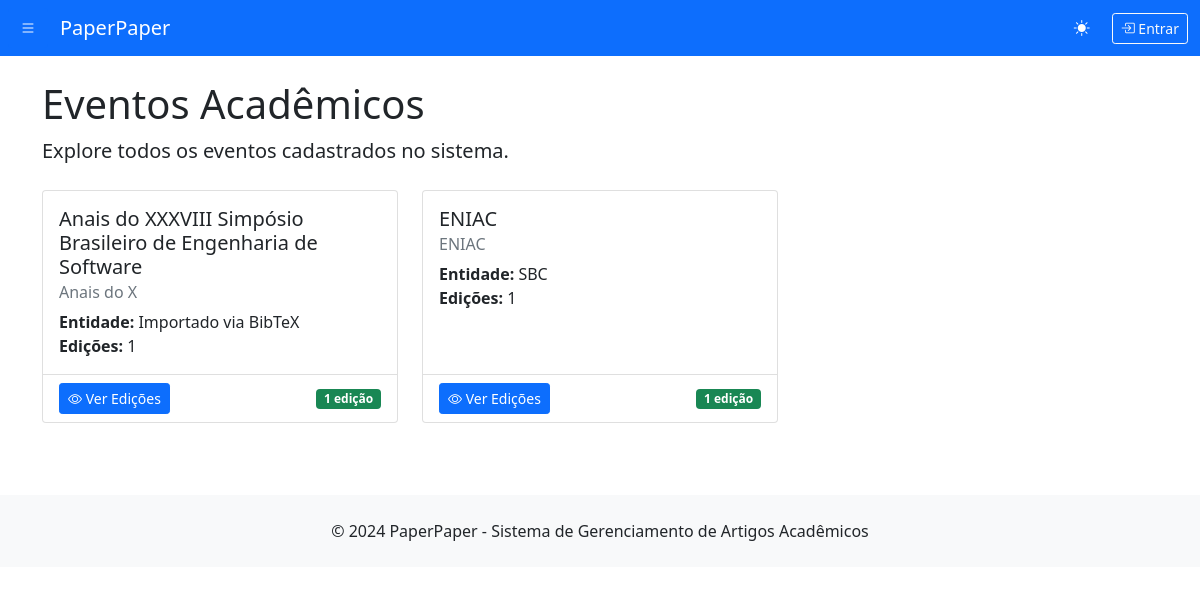
/events/, run on an earlier commit of the app's database.
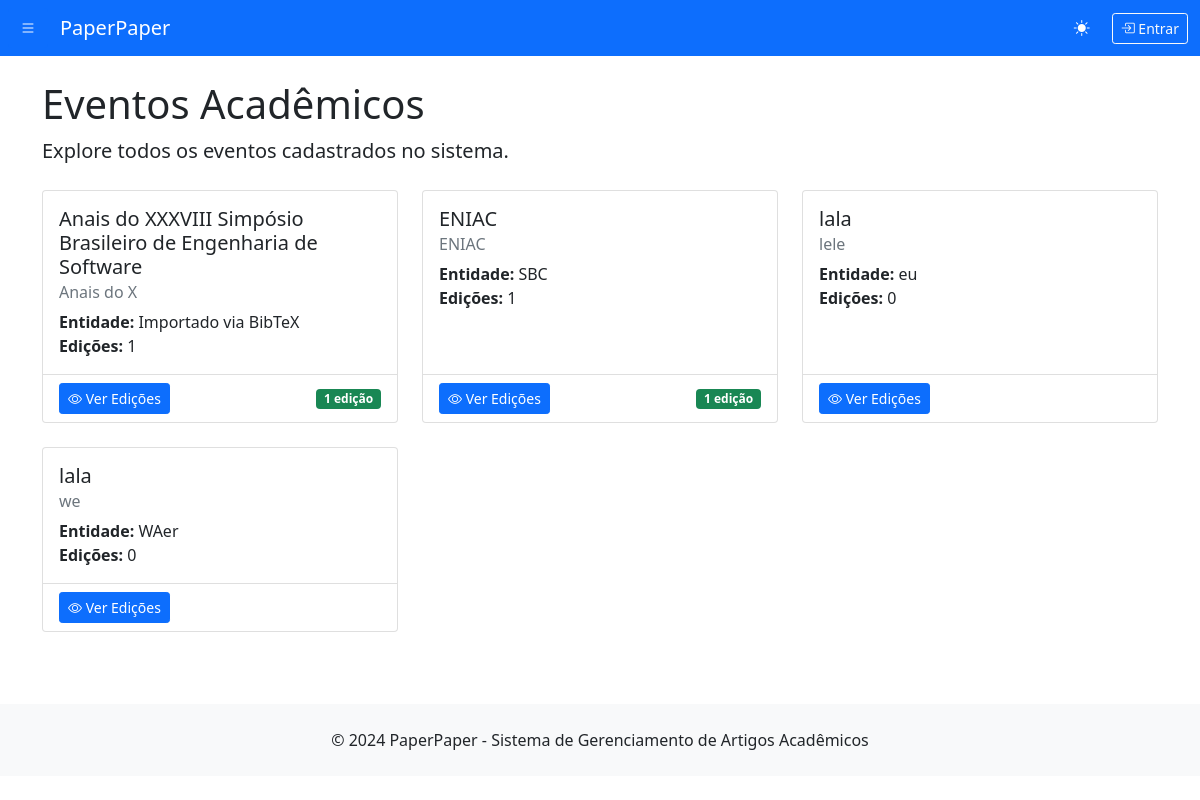
And on a later commit of the database.
### paperpaper/models.py (models this page shows, shortened)
class Event(models.Model):
    name = models.CharField(max_length=200, verbose_name="Nome do Evento")
    acronym = models.CharField(max_length=20, unique=True, verbose_name="Sigla")
    promoting_entity = models.CharField(max_length=200, verbose_name="Entidade Promotora")
    slug = models.SlugField(unique=True, blank=True)
    created_at = models.DateTimeField(auto_now_add=True)
    updated_at = models.DateTimeField(auto_now=True)
    class Meta:
        verbose_name = "Evento"
        verbose_name_plural = "Eventos"
        ordering = ['name']

### paperpaper/views.py (the view)
# urls.py: path('events/', views.events_list, name='events_list'),
def events_list(request):
    events = Event.objects.all().prefetch_related('editions').order_by('name')
    context = {
        'events': events
    }
    return render(request, 'paperpaper/events_list.html', context)

### templates/paperpaper/events_list.html (shortened to what this page needs)
{% extends 'paperpaper/base.html' %}
{% block content %}
<div class="row">
    <div class="col-12">
        <div class="d-flex justify-content-between align-items-center mb-4">
            <div>
                <h1>Eventos Acadêmicos</h1>
                <p class="lead mb-0">Explore todos os eventos cadastrados no sistema.</p>
            </div>
        </div>
        {% if events %}
            <div class="row">
                {% for event in events %}
                <div class="col-md-6 col-lg-4 mb-4">
                    <div class="card h-100">
                        <div class="card-body">
                            <h5 class="card-title">{{ event.name }}</h5>
                            <h6 class="card-subtitle mb-2 text-muted">{{ event.acronym }}</h6>
                            <p class="card-text">
                                <strong>Entidade:</strong> {{ event.promoting_entity }}<br>
                                <strong>Edições:</strong> {{ event.editions.count }}
                            </p>
                        </div>
                        <div class="card-footer bg-transparent">
                            <div class="d-flex justify-content-between align-items-center">
                                <a href="{% url 'event_detail' event.slug %}" class="btn btn-primary btn-sm">
                                    <i class="bi bi-eye"></i> Ver Edições
                                </a>
                                {% if event.editions.exists %}
                                    <span class="badge bg-success ms-2">
                                        {{ event.editions.count }} edição{{ event.editions.count|pluralize:"ões" }}
                                    </span>
                                {% endif %}
                            </div>
                        </div>
                    </div>
                </div>
                {% endfor %}
            </div>
        {% else %}
            <div class="alert alert-info">
                <h5>Nenhum evento encontrado</h5>
                <p class="mb-0">Ainda não há eventos cadastrados no sistema.</p>
            </div>
        {% endif %}
    </div>
</div>
{% endblock %}

What changed in the data, as far as the page shows it:
added Event: name "lala", acronym "lele", promoting_entity "eu", editions.count "0"
added Event: name "lala", acronym "we", promoting_entity "WAer", editions.count "0"
